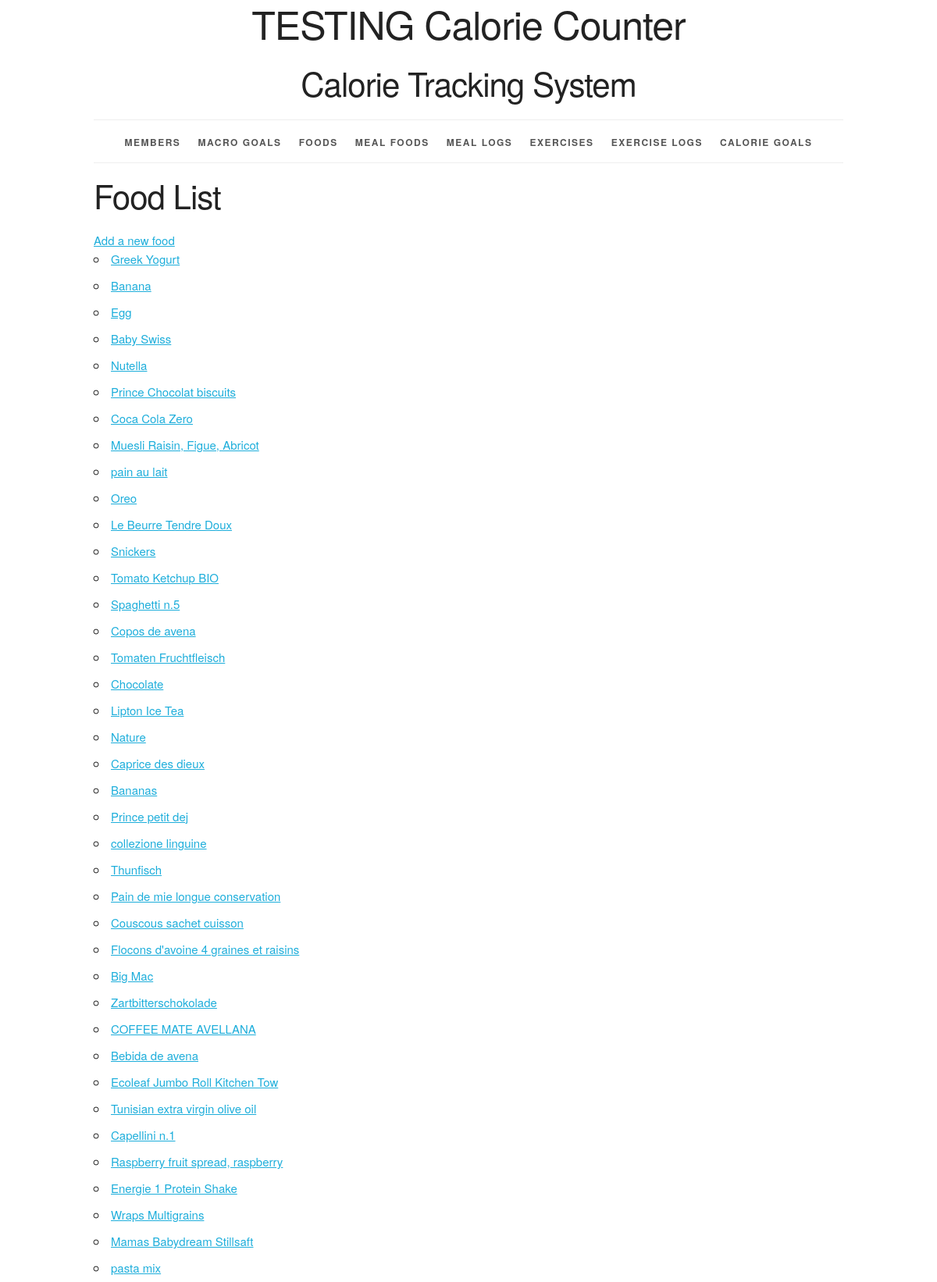
Screenshot of /food/ (upper part) with the database file from the repository.
### calorie_counter/models.py (models this page shows, shortened)
class Food(models.Model):
    id = models.AutoField(primary_key=True)
    name = models.CharField(max_length=50)
    calories_per_serving = models.IntegerField()
    protein_grams = models.IntegerField()
    carbohydrates_grams = models.IntegerField()
    fat_grams = models.IntegerField()
    def __str__(self):
        return '%s' % self.name
    def get_absolute_url(self):
        return reverse('calorie_counter_food_detail_urlpattern',
                       kwargs={'pk': self.pk}
                       )
    class Meta:
        constraints = [
            models.UniqueConstraint(fields=['name'], name='unique_food')
        ]

### calorie_counter/views.py (the view)
class FoodList(View):
    def get(self, request):
        return render(
            request,
            'calorie_counter/food_list.html',
            {'food_list': Food.objects.all()}
        )

### calorie_counter/templates/calorie_counter/food_list.html (shortened to what this page needs)
{%  extends 'calorie_counter/base.html' %}
{%  block content %}
    <h2> Food List </h2>
    <div>
        <a href="{% url 'calorie_counter_food_create_urlpattern' %}"> Add a new food</a>
    </div>
    <ul>
        {% for food in food_list %}
            <li>
                <a href="{{ food.get_absolute_url }}"> {{ food }} </a>
            </li>
        {%  empty   %}
            <li><em>There are currently no foods.</em></li>
        {% endfor %}
    </ul>
{%  endblock %}

### calorie_counter/static/calorie_counter/skeleton.css (style rules this page uses)
html { font-size: 62.5%; }
body { font-size: 1.5em; line-height: 1.6; font-weight: 400; font-family: "Raleway", "HelveticaNeue", "Helvetica Neue", Helvetica, Arial, sans-serif; color: #222; }
h1, h2, h3, h4, h5, h6 { margin-top: 0; margin-bottom: 2rem; font-weight: 300; }
h2 { font-size: 3.6rem; line-height: 1.25; letter-spacing: -.1rem; }
@media (min-width: 550px) { h2 { font-size: 4.2rem; } }
a { color: #1EAEDB; }
ul { list-style: circle inside; }
ol, ul { padding-left: 0; margin-top: 0; }
li { margin-bottom: 1rem; }
pre, blockquote, dl, figure, table, p, ul, ol, form { margin-bottom: 2.5rem; }

### calorie_counter/static/calorie_counter/style.css (style rules this page uses)
html { height: 100%; background-color: #555; }
body { background-color: white; }

### rows the page displays
Food: name "Greek Yogurt"
Food: name "Banana"
Food: name "Egg"
Food: name "Baby Swiss"
Food: name "Nutella"
Food: name "Prince Chocolat biscuits"
Food: name "Coca Cola Zero"
Food: name "Muesli Raisin, Figue, Abricot"
Food: name "pain au lait"
Food: name "Oreo"
Food: name "Le Beurre Tendre Doux"
Food: name "Snickers"
Food: name "Tomato Ketchup BIO"
Food: name "Spaghetti n.5"
Food: name "Copos de avena"
Food: name "Tomaten Fruchtfleisch"
Food: name "Chocolate"
Food: name "Lipton Ice Tea"
Food: name "Nature"
Food: name "Caprice des dieux"
Food: name "Bananas"
Food: name "Prince petit dej"
Food: name "collezione linguine"
Food: name "Thunfisch"
Food: name "Pain de mie longue conservation"
Food: name "Couscous sachet cuisson"
Food: name "Flocons d'avoine 4 graines et raisins"
Food: name "Big Mac"
Food: name "Zartbitterschokolade"
Food: name "COFFEE MATE AVELLANA"
Food: name "Bebida de avena"
Food: name "Ecoleaf Jumbo Roll Kitchen Tow"
Food: name "Tunisian extra virgin olive oil"
Food: name "Capellini n.1"
Food: name "Raspberry fruit spread, raspberry"
Food: name "Energie 1 Protein Shake"
Food: name "Wraps Multigrains"
Food: name "Mamas Babydream Stillsaft"
Food: name "pasta mix"
